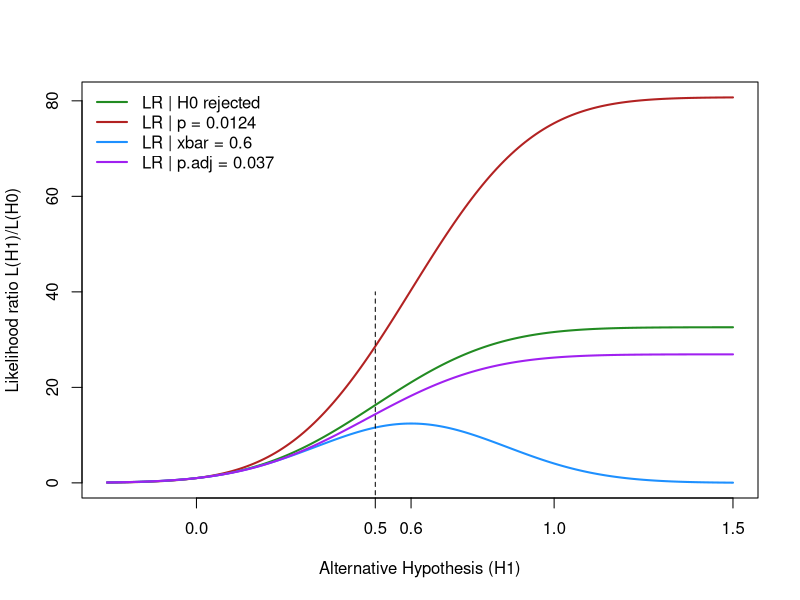
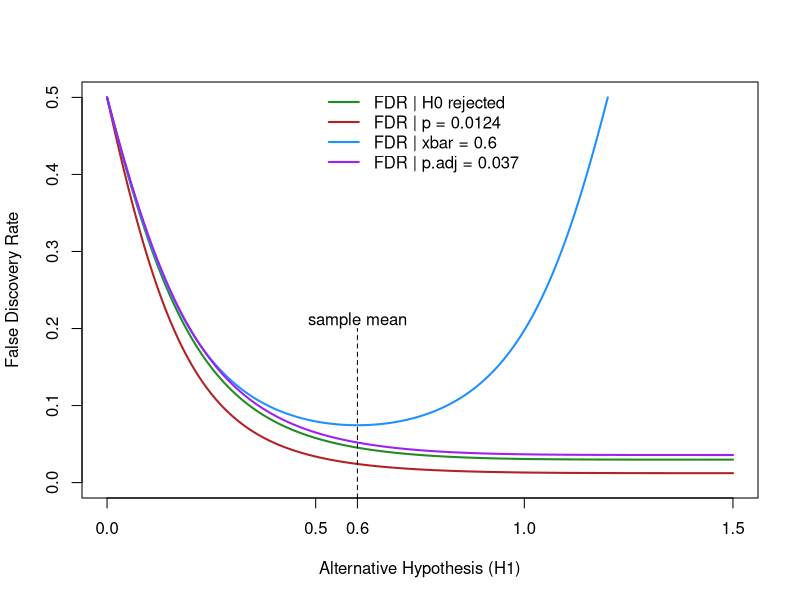

The R source for these figures, in order:
###################################################
## Author:	Jeffrey Blume
## Date: 	10/14/2017
## File: 	lpexamples.R
## Purpose:	Simulations of likelihood principle
###################################################


###################################################
## Parameter specifications
###################################################
n=14		## sample size
sd.both=1	## SD

mu.0=0		## null mean
mu.1=0.5	## alt mean, assumes mu.1 > mu.0

sims.0=1000000	## Null sims  ;## 200000
sims.1=1000000	## Alt Sims

p.0=sims.0/(sims.0+sims.1)	## P(H0)

rr=0.5		## Rejection region xbar>rr

###################################################
## Compute p-values
###################################################
#### X ~ N(mu, sd.both)

#### RR of sample mean > 0.5
alpha=1-pnorm(rr,mean=mu.0,sd=sd.both/sqrt(n))
power=1-pnorm(rr,mean=mu.1,sd=sd.both/sqrt(n))

#### observed sample mean = 0.6
pv.0=1-pnorm(0.6,mean=mu.0,sd=sd.both/sqrt(n))
pv.1=1-pnorm(0.6,mean=mu.1,sd=sd.both/sqrt(n))

###################################################
## Plot of likelihoods
###################################################
theta=seq(-0.25,1.5,0.01)

lf.pow=(1-pnorm(rr,mean=theta,sd=sd.both/sqrt(n)))/(1-pnorm(rr,mean=mu.0,sd=sd.both/sqrt(n)))
lf.pv=(1-pnorm(0.6,mean=theta,sd=sd.both/sqrt(n)))/(1-pnorm(0.6,mean=mu.0,sd=sd.both/sqrt(n)))
lf.nor=exp(n*(theta-mu.0)/(sd.both^2)*(0.6-(theta+mu.0)/2))/exp(n*(mu.0-mu.0)/(sd.both^2)*(0.6-(mu.0+mu.0)/2))
## check: lr.nor=dnorm(0.6,mean=theta,sd=1/sqrt(14))/dnorm(0.6,mean=0,sd=1/sqrt(14))

pv.bon=min(3*pv.0,1)
rr.bon=qnorm(1-pv.bon,mean=mu.0,sd=sd.both/sqrt(n))
lf.bon=(1-pnorm(rr.bon,mean=theta,sd=sd.both/sqrt(n)))/(1-pnorm(rr.bon,mean=mu.0,sd=sd.both/sqrt(n)))

plot(theta,lf.pv,type="n",ylab="Likelihood ratio L(H1)/L(H0)",xlab="Alternative Hypothesis (H1)")
lines(theta,lf.pow,col="forestgreen",lwd=2)
lines(theta,lf.pv,col="firebrick",lwd=2)
lines(theta,lf.nor,col="dodgerblue",lwd=2)
lines(theta,lf.bon,col="purple",lwd=2)
axis(side=1,at=0.6,label=0.6)

segments(0.5,-2.5,0.5,40,lty=2,lwd=1,col="black")

legend("topleft",c("LR | H0 rejected","LR | p = 0.0124","LR | xbar = 0.6","LR | p.adj = 0.037"),bty="n",
	col=c("forestgreen","firebrick","dodgerblue","purple"),lwd=2,lty=1)

###################################################
## Plot of FDRs
###################################################
plot(theta[lf.pv>=1],1/(1+lf.pv)[lf.pv>=1],type="n",ylab="False Discovery Rate",xlab="Alternative Hypothesis (H1)",ylim=c(0,0.5))
lines(theta[lf.pow>=1],1/(1+lf.pow)[lf.pow>=1],col="forestgreen",lwd=2)
lines(theta[lf.pv>=1],1/(1+lf.pv)[lf.pv>=1],col="firebrick",lwd=2)
lines(theta[lf.nor>=1],1/(1+lf.nor)[lf.nor>=1],col="dodgerblue",lwd=2)
lines(theta[lf.bon>=1],1/(1+lf.bon)[lf.bon>=1],col="purple",lwd=2)

axis(side=1,at=0.6,label=0.6)

segments(0.6,-0.02,0.6,0.2,lty=2,lwd=1,col="black")
text(0.6,0.21,"sample mean")

legend("top",c("FDR | H0 rejected","FDR | p = 0.0124","FDR | xbar = 0.6","FDR | p.adj = 0.037"),bty="n",
	col=c("forestgreen","firebrick","dodgerblue","purple"),lwd=2,lty=1)

###
##
#
